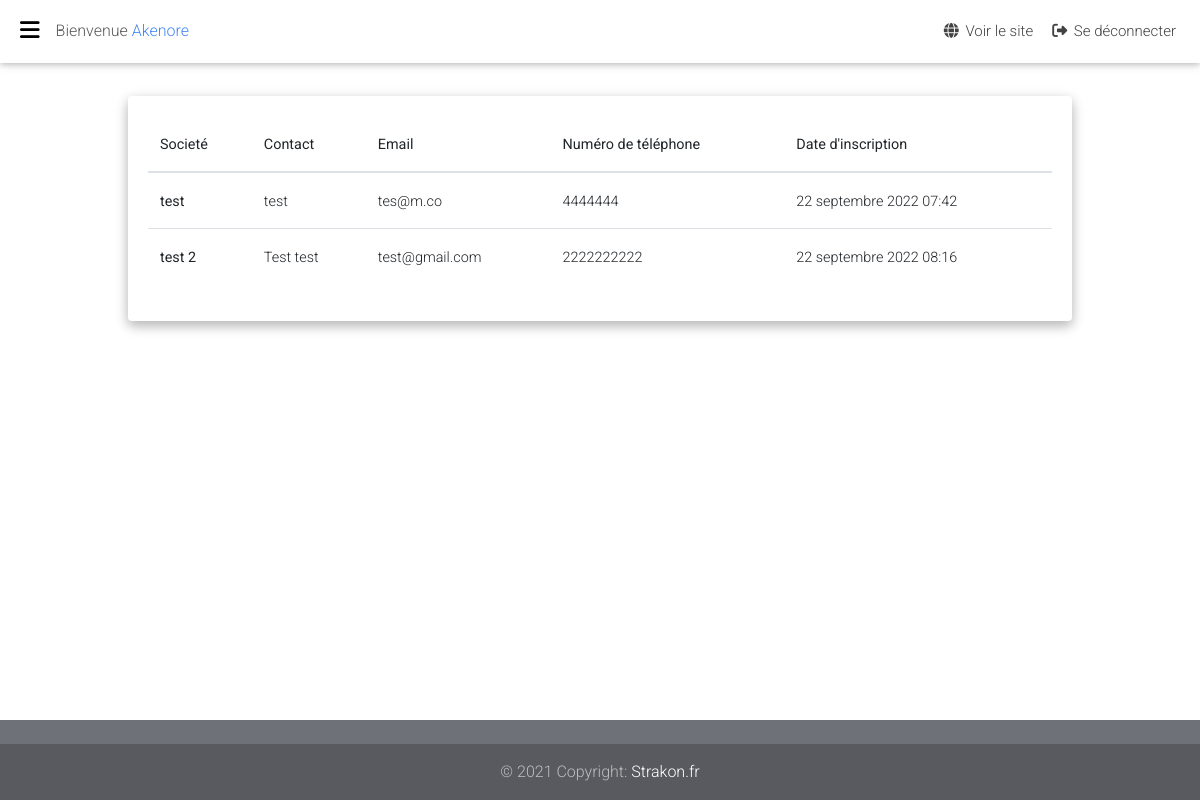
The page /myadmin/list-journee-utilisateur-2022-plus/ (signed in) on the database its author committed.
### frontend/models.py (models this page shows, shortened)
class JourneeUtilisateur2022plus(models.Model):
    date = models.DateTimeField(auto_now_add=True)
    nom_de_societe = models.CharField(_("Nom de la société"), max_length=200)
    contact = models.CharField(_("Personne contact"), max_length=200)
    email = models.EmailField(_("Email"), max_length=250)
    accompagnee = models.CharField(
        _("Numéro de téléphone"), max_length=200, blank=True, null=True)
    class Meta:
        verbose_name = 'Journée Utilisateurs 2022+'
        verbose_name_plural = 'Journée Utilisateurs 2022+'

### frontend/views.py (the view)
class JU2022PlusListView(LoginRequiredMixin, ListView):
    model = JourneeUtilisateur2022plus
    template_name = 'views/admin/journy-list22plus.html'

### templates/views/admin/journy-list22plus.html (shortened to what this page needs)
{% extends "views/admin/admin.html" %}
{% load static %}
{% block body %}
<main>
    <div class="container-fluid">
        <div class="card card-cascade wider reverse my-4 pb-5">
            <div class="card-body card-body-cascade wow fadeIn" data-wow-delay="0.2s">
                        <table class="table">
                            <thead>
                                <tr>
                                    <th scope="col">Societé</th>
                                    <th scope="col">Contact</th>
                                    <th scope="col">Email</th>
                                    <th scope="col">Numéro de téléphone</th>
                                    <th scope="col">Date d'inscription</th>
                                </tr>
                            </thead>
                            <tbody>
                                {% for i in object_list %}
                                <tr>
                                    <th scope="row">{{ i.nom_de_societe}}</th>
                                    <td>{{ i.contact }}</td>
                                    <td>{{ i.email }}</td>
                                    <td>{{ i.accompagnee }}</td>
                                    <td>{{ i.date }}</td>
                                </tr>
                                {% endfor %}
                            </tbody>
                        </table>
            </div>
        </div>
    </div>
</main>
{% endblock body %}

### templates/views/admin/header.html (shortened to what this page needs)
{% load static %}
<header>
  <nav class="navbar fixed-top navbar-toggleable-md navbar-expand-lg scrolling-navbar double-nav">
    <div class="float-left">
      <a href="#" data-activates="slide-out" class="button-collapse black-text"><i class="fas fa-bars"></i></a>
    </div>
    <div class="breadcrumb-dn mr-auto">
      <p>Bienvenue <span class="text-primary">{{ user.username }}</span></p>
    </div>
    <ul class="nav navbar-nav nav-flex-icons ml-auto">
      <li class="nav-item">
        <a href="{% url 'accueil' %}" class="nav-link"><i class="fas fa-globe"></i> <span
            class="clearfix d-none d-sm-inline-block">Voir le site</span></a>
      </li>
      <li class="nav-item">
        <a href="{% url 'account_logout' %}" class="nav-link"><i class="fas fa-sign-out-alt"></i> <span
            class="clearfix d-none d-sm-inline-block">Se déconnecter</span></a>
      </li>
    </ul>
  </nav>
</header>

### static/frontend/css/style.css (style rules this page uses)
h1, h2, h3, h4, h5, h6, p { color: #58585a; }

### rows shown on the page
JourneeUtilisateur2022plus: nom_de_societe "test", contact "test", email "tes@m.co", accompagnee "4444444", date "22 septembre 2022 07:42"
JourneeUtilisateur2022plus: nom_de_societe "test 2", contact "Test test", email "test@gmail.com", accompagnee "2222222222", date "22 septembre 2022 08:16"

### other values the page prints
{{ user.username }} "Akenore"
